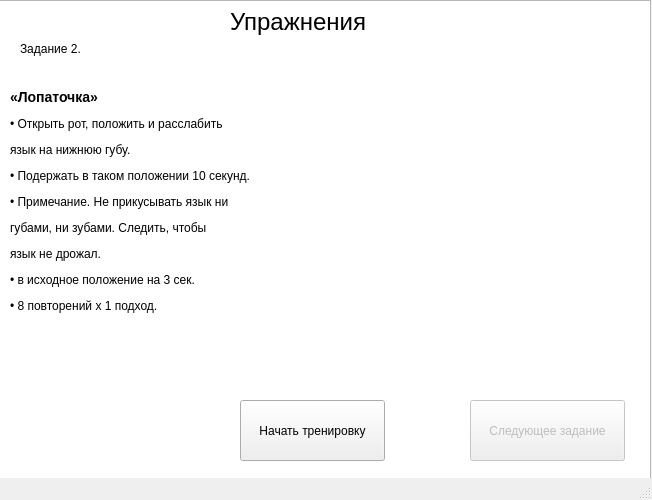
<?xml version="1.0" encoding="UTF-8"?>
<ui version="4.0">
 <class>MainWindow</class>
 <widget class="QMainWindow" name="MainWindow">
  <property name="enabled">
   <bool>true</bool>
  </property>
  <property name="geometry">
   <rect>
    <x>0</x>
    <y>0</y>
    <width>652</width>
    <height>500</height>
   </rect>
  </property>
  <property name="windowTitle">
   <string>Тренировка</string>
  </property>
  <widget class="QWidget" name="centralwidget">
   <widget class="QLabel" name="label">
    <property name="geometry">
     <rect>
      <x>230</x>
      <y>6</y>
      <width>141</width>
      <height>31</height>
     </rect>
    </property>
    <property name="font">
     <font>
      <pointsize>18</pointsize>
     </font>
    </property>
    <property name="text">
     <string>Упражнения</string>
    </property>
   </widget>
   <widget class="QListView" name="listView">
    <property name="geometry">
     <rect>
      <x>-10</x>
      <y>0</y>
      <width>661</width>
      <height>971</height>
     </rect>
    </property>
    <property name="autoScroll">
     <bool>false</bool>
    </property>
   </widget>
   <widget class="QWidget" name="horizontalLayoutWidget">
    <property name="geometry">
     <rect>
      <x>30</x>
      <y>480</y>
      <width>731</width>
      <height>80</height>
     </rect>
    </property>
    <layout class="QHBoxLayout" name="horizontalLayout"/>
   </widget>
   <widget class="QPushButton" name="pushButton">
    <property name="geometry">
     <rect>
      <x>240</x>
      <y>400</y>
      <width>145</width>
      <height>61</height>
     </rect>
    </property>
    <property name="text">
     <string>Начать тренировку</string>
    </property>
   </widget>
   <widget class="QLabel" name="label_3">
    <property name="geometry">
     <rect>
      <x>20</x>
      <y>40</y>
      <width>105</width>
      <height>17</height>
     </rect>
    </property>
    <property name="text">
     <string>Задание 2.</string>
    </property>
   </widget>
   <widget class="QWidget" name="horizontalLayoutWidget_2">
    <property name="geometry">
     <rect>
      <x>10</x>
      <y>60</y>
      <width>631</width>
      <height>282</height>
     </rect>
    </property>
    <layout class="QHBoxLayout" name="horizontalLayout_2">
     <item>
      <widget class="QLabel" name="label_4">
       <property name="text">
        <string>&lt;html&gt;&lt;head/&gt;&lt;body&gt;&lt;h3 style=&quot; margin-top:0px; margin-bottom:0px; margin-left:0px; margin-right:0px; -qt-block-indent:0; text-indent:0px; background-color:transparent;&quot;&gt;&lt;span style=&quot; font-family:'Liberation Serif,serif'; font-size:14pt; font-weight:600; background-color:transparent;&quot;&gt;«Лопаточка&lt;/span&gt;&lt;span style=&quot; font-size:large; font-weight:600;&quot;&gt;»&lt;/span&gt;&lt;/h3&gt;&lt;p&gt;• Открыть рот, положить и расслабить &lt;/p&gt;&lt;p&gt;язык на нижнюю губу. &lt;/p&gt;&lt;p&gt;• Подержать в таком положении 10 секунд. &lt;/p&gt;&lt;p&gt;• Примечание. Не прикусывать язык ни &lt;/p&gt;&lt;p&gt;губами, ни зубами. Следить, чтобы &lt;/p&gt;&lt;p&gt;язык не дрожал.&lt;/p&gt;&lt;p&gt;• в исходное положение на 3 сек. &lt;/p&gt;&lt;p&gt;• 8 повторений х 1 подход. &lt;/p&gt;&lt;/body&gt;&lt;/html&gt;</string>
       </property>
      </widget>
     </item>
     <item>
      <widget class="QLabel" name="label_2">
       <property name="contextMenuPolicy">
        <enum>Qt::DefaultContextMenu</enum>
       </property>
       <property name="layoutDirection">
        <enum>Qt::RightToLeft</enum>
       </property>
       <property name="text">
        <string/>
       </property>
       <property name="pixmap">
        <pixmap>train/lopatochka.jpg</pixmap>
       </property>
      </widget>
     </item>
    </layout>
   </widget>
   <widget class="QPushButton" name="pushButton_2">
    <property name="enabled">
     <bool>false</bool>
    </property>
    <property name="geometry">
     <rect>
      <x>470</x>
      <y>400</y>
      <width>155</width>
      <height>61</height>
     </rect>
    </property>
    <property name="text">
     <string>Следующее задание</string>
    </property>
   </widget>
   <zorder>listView</zorder>
   <zorder>label</zorder>
   <zorder>horizontalLayoutWidget</zorder>
   <zorder>pushButton</zorder>
   <zorder>label_3</zorder>
   <zorder>horizontalLayoutWidget_2</zorder>
   <zorder>pushButton_2</zorder>
  </widget>
  <widget class="QStatusBar" name="statusbar"/>
 </widget>
 <resources/>
 <connections/>
</ui>
